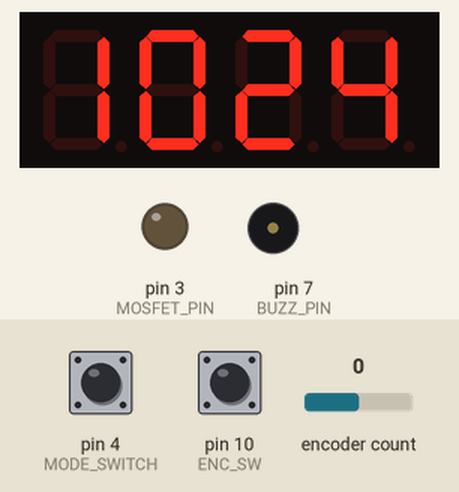
Bench run of a sketch on a simulated Arduino Uno, built with avr-gcc and run on an emulated ATmega328P. Shown: 4-digit seven-segment display, output pins drawn as LEDs (lit = HIGH), buzzer (waves = sounding, pin HIGH). Wiring (inferred from the names in the program): 24Cxx EEPROM at I2C address 0x57. The inputs (shaded band) are chosen by the test bench; at power-on: encoder count 0, pin 4 (MODE_SWITCH) HIGH, pin 10 (ENC_SW) HIGH. The local clock reads 2024-03-15 10:24:30 at power-on unless the sketch sets it; EEPROM starts erased.

Above: at 1.2 s.
1.3 s: encoder count set to 1
At 2.1 s:
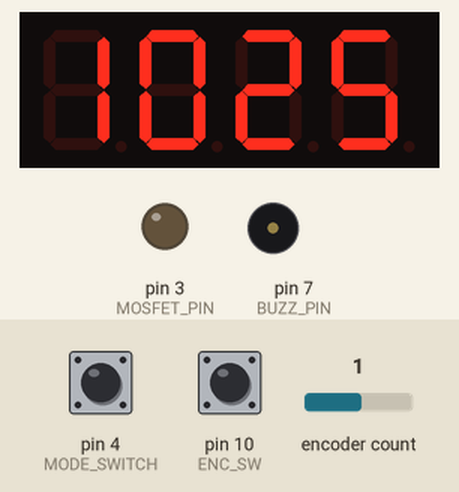
2.8 s: pin 4 (MODE_SWITCH) pulled LOW for 0.15 s
At 2.89 s:
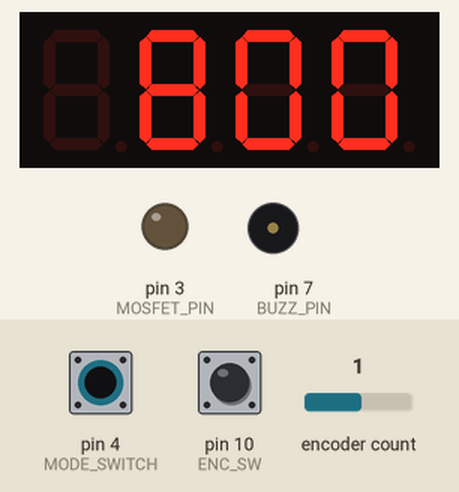
4.4 s: encoder count set to 2
At 4.7 s:
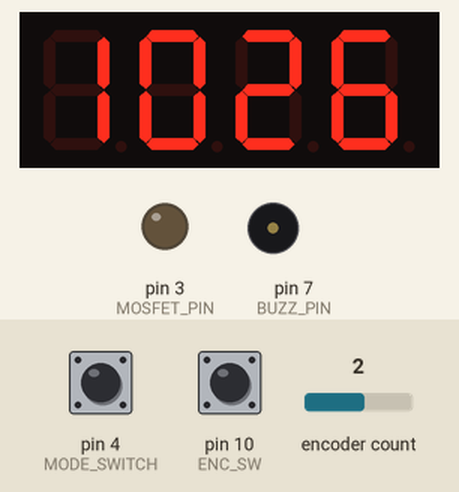
5.9 s: encoder count set to 3
At 31.2 s:
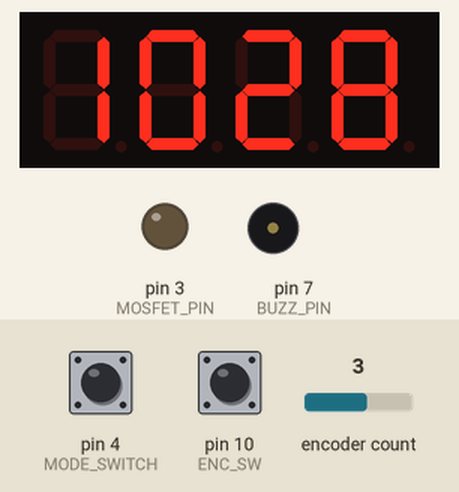
Timing chart, 0 to 31.5 s (numbered marks = the images above; inputs shaded):
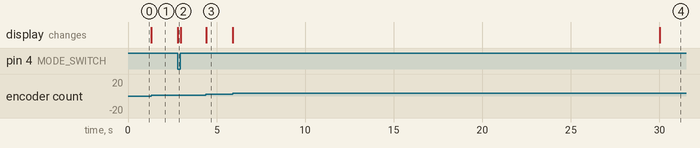

The sketch:

novaya_3.ino
```cpp
#include <Wire.h>
#include <RTClib.h>

#include "GyverEncoder.h"
#include "GyverTM1637.h"

// ===== ПИНЫ =====
#define CLK 12
#define DIO 11

#define ENC_CLK 8
#define ENC_DT 9
#define ENC_SW 10

#define MODE_SWITCH 4
#define MOSFET_PIN 3
#define BUZZ_PIN 7

#define BUZZER_ENABLED 1
#define DAWN_DURATION 20

RTC_DS3231 rtc;

GyverTM1637 disp(CLK, DIO);
Encoder enc(ENC_CLK, ENC_DT, ENC_SW);

int hrs;
int mins;

int alm_hrs;
int alm_mins;

bool isAlarmMode = false;
bool alarmTriggered = false;

int brightness = 0;

#define EEPROM_ADDR 0x57

// запись в EEPROM RTC
void writeRTCmem(int addr, byte data) {

  Wire.beginTransmission(EEPROM_ADDR);
  Wire.write(addr);
  Wire.write(data);
  Wire.endTransmission();

  delay(5);
}

// чтение EEPROM RTC
byte readRTCmem(int addr) {

  Wire.beginTransmission(EEPROM_ADDR);
  Wire.write(addr);
  Wire.endTransmission();

  Wire.requestFrom(EEPROM_ADDR,1);

  if(Wire.available())
    return Wire.read();

  return 0;
}

void setup() {

  Wire.begin();
  rtc.begin();

  pinMode(MOSFET_PIN, OUTPUT);
  analogWrite(MOSFET_PIN,0);

  pinMode(MODE_SWITCH, INPUT_PULLUP);
  pinMode(BUZZ_PIN, OUTPUT);

  disp.clear();
  disp.brightness(7);

  pinMode(ENC_CLK, INPUT_PULLUP);
  pinMode(ENC_DT, INPUT_PULLUP);
  pinMode(ENC_SW, INPUT_PULLUP);

  enc.setType(TYPE2);
  enc.setTickMode(MANUAL);

  DateTime now = rtc.now();

  hrs = now.hour();
  mins = now.minute();

  alm_hrs = readRTCmem(0);
  alm_mins = readRTCmem(1);

  if(alm_hrs > 23) alm_hrs = 8;
  if(alm_mins > 59) alm_mins = 0;

  disp.displayClock(hrs,mins);
}

void loop() {

  enc.tick();

  isAlarmMode = !digitalRead(MODE_SWITCH);

  handleEncoder();
  updateTime();
  checkAlarm();

  if(enc.isClick()) {

    if(alarmTriggered) {

      noTone(BUZZ_PIN);
      analogWrite(MOSFET_PIN,0);

      brightness = 0;
      alarmTriggered = false;
    }
  }

  delay(5);
}

void handleEncoder() {

  int dir = 0;

  if(enc.isRight()) dir = 1;
  if(enc.isLeft()) dir = -1;

  if(isAlarmMode) {

    alm_mins += dir;

    if(enc.isRightH()) alm_hrs++;
    if(enc.isLeftH()) alm_hrs--;

    normalizeTime(alm_hrs,alm_mins);

    writeRTCmem(0, alm_hrs);
    writeRTCmem(1, alm_mins);

    disp.displayClock(alm_hrs,alm_mins);
  }

  else {

    if(dir !=0 || enc.isRightH() || enc.isLeftH()) {

      mins += dir;

      if(enc.isRightH()) hrs++;
      if(enc.isLeftH()) hrs--;

      normalizeTime(hrs,mins);

      DateTime now = rtc.now();

      rtc.adjust(DateTime(
        now.year(),
        now.month(),
        now.day(),
        hrs,
        mins,
        now.second()
      ));
    }

    disp.displayClock(hrs,mins);
  }
}

void updateTime() {

  DateTime now = rtc.now();

  hrs = now.hour();
  mins = now.minute();

  if(!isAlarmMode)
    disp.displayClock(hrs,mins);
}

void checkAlarm() {

  int now = hrs*60 + mins;
  int alarmTime = alm_hrs*60 + alm_mins;

  int dawnStart = alarmTime - DAWN_DURATION;

  if(dawnStart < 0) dawnStart += 1440;

  bool inDawn;

  if(dawnStart < alarmTime)
    inDawn = (now >= dawnStart && now < alarmTime);
  else
    inDawn = (now >= dawnStart || now < alarmTime);

  if(inDawn) {

    int dawnProgress;

    if(dawnStart < alarmTime)
      dawnProgress = now - dawnStart;
    else {

      if(now >= dawnStart)
        dawnProgress = now - dawnStart;
      else
        dawnProgress = (1440 - dawnStart) + now;
    }

    float k = (float)dawnProgress / DAWN_DURATION;

    if(k > 1) k = 1;

    brightness = k*255;

    analogWrite(MOSFET_PIN,brightness);
  }

  if(now == alarmTime && !alarmTriggered) {

    analogWrite(MOSFET_PIN,255);

    if(BUZZER_ENABLED)
      tone(BUZZ_PIN,1000);

    alarmTriggered = true;
  }

  if(now != alarmTime && alarmTriggered) {

    if(now == (alarmTime+1)%1440) {

      alarmTriggered = false;

      if(BUZZER_ENABLED)
        noTone(BUZZ_PIN);
    }
  }

  if(!inDawn && now != alarmTime) {

    if(brightness > 0) {

      brightness--;
      analogWrite(MOSFET_PIN,brightness);
      delay(5);

    } else
      analogWrite(MOSFET_PIN,0);
  }
}

void normalizeTime(int &h, int &m) {

  while(m > 59) {
    m -= 60;
    h++;
  }

  while(m < 0) {
    m += 60;
    h--;
  }

  while(h > 23) h -= 24;
  while(h < 0) h += 24;
}
```

Measured:
- after the input at 1.3 s, the display: changes at once (image 1)
- after the input at 2.8 s, the display: changes at once (image 2)
- after the input at 4.4 s, the display: changes at once (image 3)
